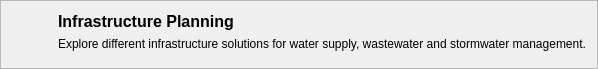
    <widget class="QFrame" name="title_frame">
     <property name="maximumSize">
      <size>
       <width>16777215</width>
       <height>65</height>
      </size>
     </property>
     <property name="frameShape">
      <enum>QFrame::StyledPanel</enum>
     </property>
     <property name="frameShadow">
      <enum>QFrame::Raised</enum>
     </property>
     <layout class="QGridLayout" name="gridLayout">
      <item row="0" column="0" rowspan="3">
       <widget class="QLabel" name="module_logo">
        <property name="minimumSize">
         <size>
          <width>40</width>
          <height>40</height>
         </size>
        </property>
        <property name="maximumSize">
         <size>
          <width>40</width>
          <height>40</height>
         </size>
        </property>
        <property name="text">
         <string/>
        </property>
        <property name="pixmap">
         <pixmap resource="../graphics/ubeats.qrc">:/icons/Bench-icon.png</pixmap>
        </property>
        <property name="scaledContents">
         <bool>true</bool>
        </property>
       </widget>
      </item>
      <item row="0" column="2">
       <widget class="QLabel" name="title">
        <property name="font">
         <font>
          <pointsize>12</pointsize>
          <weight>75</weight>
          <bold>true</bold>
         </font>
        </property>
        <property name="text">
         <string>Infrastructure Planning</string>
        </property>
       </widget>
      </item>
      <item row="1" column="2">
       <widget class="QLabel" name="subtitle">
        <property name="text">
         <string>Explore different infrastructure solutions for water supply, wastewater and stormwater management.</string>
        </property>
        <property name="wordWrap">
         <bool>false</bool>
        </property>
       </widget>
      </item>
     </layout>
    </widget>
